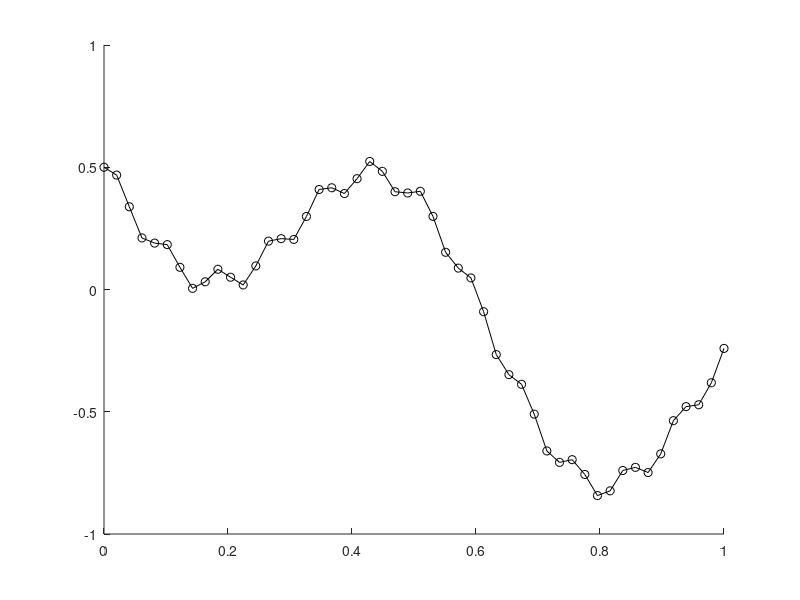

Write MATLAB code to recreate this figure. (Note: this script raises an error after producing the figure.)
clc;
clear all

%% (a)

%Define the parameters
fun_l = @(x) 0.05*sin(1000*x)+0.5*cos(pi*x)-0.4*sin(10*x);

x_nodes = linspace(0,1,50);
y_nodes = fun_l(x_nodes);

figure(1)
hold on 

% plot the data points and linear piecewise interpolation
plot(x_nodes, y_nodes, 'ko')
plot(x_nodes, y_nodes, 'k-')

%% (c) - Plot Least Square Approximation

%define the parameters for leastSquare function 
xxs= x_nodes';
yys= fun_l(xxs);
m = 6;

% call the function and get the coefficient of least square polynomial

aas = leastSquares(xxs, yys, m)


% reshape the aas for the polyval and prepare the evaluation values
a = flip(aas');
x_eval = linspace(0,1,100);
y_eval_ls = polyval(a,x_eval);

plot(x_eval, y_eval_ls, 'r')

%% (d) - Plot Spline and 15th interpolation curve

% spline
y_eval_s = spline(x_nodes, y_nodes, x_eval);
plot(x_eval, y_eval_s, 'b')

% 15 order polynomial interpolation
p15_coeff = polyfit(x_nodes, y_nodes, 15);
y_eval_p15 = polyval(p15_coeff, x_eval);

plot(x_eval, y_eval_p15, 'g')
hold off
legend('data point', 'linear piecewise', 'least square', 'spline', '15th order polynomial')
savefig('PlotLS.fig')

%% (e) - print norm2 of the least square residual (RSS)

fun_l = @(x) 0.05*sin(1000*x)+0.5*cos(pi*x)-0.4*sin(10*x);

x_nodes = linspace(0,1,50);
y_nodes = fun_l(x_nodes);


x_nodes = linspace(0,1,50);
y_eval_ls = polyval(a,x_nodes); % a = coefficient vector from LS

residual = y_nodes - y_eval_ls;
rrs = (norm(residual))^2;

fprintf('The norm2 of the least square residual is %f \n', rrs)  

